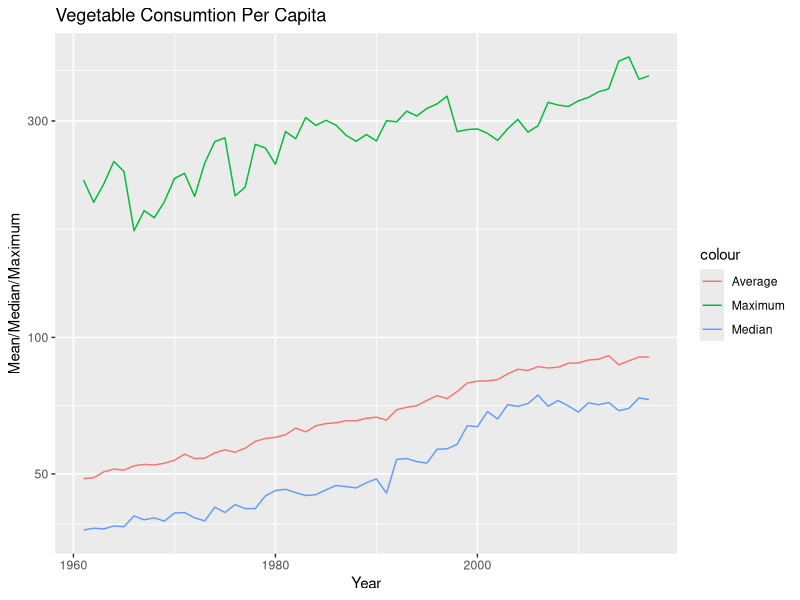
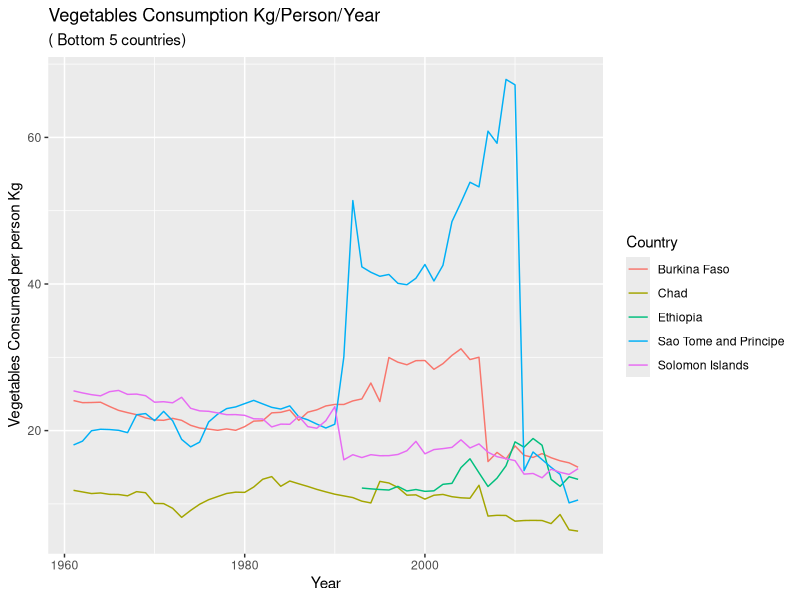
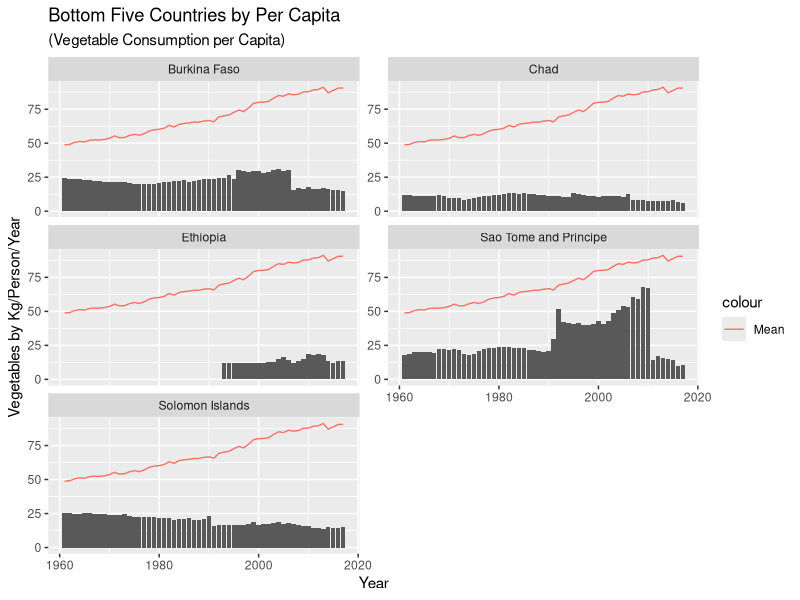

R code for these plots, in order:
library(ggplot2)
library(scales)
library(tidyr)
library(dplyr)

vegetable_consumption <- read.csv("./DATA/20-vegetable-consumption-per-capita.csv")
colnames(vegetable_consumption) <- c("Country","Code","Year","Vegetables")

### Calculate and plot average per capita consumption by Year

veggie_average <- vegetable_consumption %>% group_by(Year) %>%
  summarise(Average = mean(Vegetables),
            Median = median(median(Vegetables)),
            Maximum = max(Vegetables))


veggie_average <- as.data.frame(veggie_average)
  ggplot(veggie_average) + geom_line(aes(x=Year,y=Average,col="Average")) +
  geom_line(aes(x=Year,y=Median,col="Median")) +
    geom_line(aes(x=Year,y=Maximum,col="Maximum")) +
    scale_y_log10() + labs(title="Vegetable Consumtion Per Capita",
                           y="Mean/Median/Maximum")
  
  
  ## Top Five Countries with highest per cap consumption
  
  vegie_top <- vegetable_consumption %>% filter(Year =="2017") %>%  top_n(-5,Vegetables)
  vegie_top <- as.data.frame(vegie_top)
  
  ### Bottom Five Countries by Per Capita Vegetable consumption 
  
  countries_top_five <- vegie_top %>% select(Country) %>% left_join(vegetable_consumption,by="Country")
  head(countries_top_five)
  tail(countries_top_five)
  
  ### Plots of Bottom Five Countries ranked by Per Capita Consumption
  
  ggplot(countries_top_five) + geom_line(aes(x=Year,y=Vegetables,col=Country)) +
    labs(title = "Vegetables Consumption Kg/Person/Year",subtitle = "( Bottom 5 countries)",
         y="Vegetables Consumed per person Kg")
  
  #### Break Out Bottom 5 to individual Plots
  
  ggplot(countries_top_five) + geom_col(aes(x=Year,y=Vegetables)) +
    facet_wrap(~Country,ncol=2,scale="free_y") + labs(title="Bottom Five Countries by Per Capita ",
                                subtitle = "(Vegetable Consumption per Capita)",
                                y="Vegetables by Kg/Person/Year") +
    geom_line(data=veggie_average,aes(x=Year,y=Average,col="Mean"))